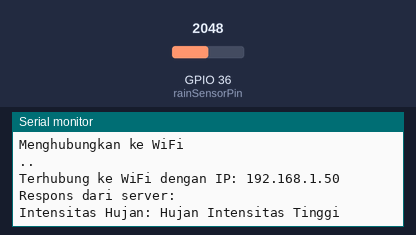
Bench run of a sketch on a simulated ESP32. On the bench: the last lines printed to the serial monitor. Inputs (shaded band) come from the test bench; at power-on: GPIO 36 (rainSensorPin) = 2048. WiFi joins after 1.5 s; servers stay silent unless stated; uploads are accepted with an empty reply.

Above: at 3.2 s.
3.3 s: GPIO 36 (rainSensorPin) set to 1936
At 8.4 s:
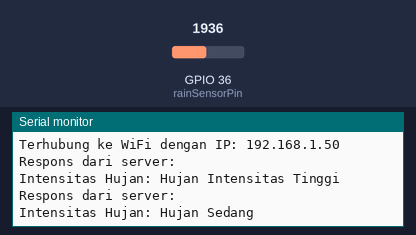
13.8 s: GPIO 36 (rainSensorPin) set to 1074
At 18.7 s:
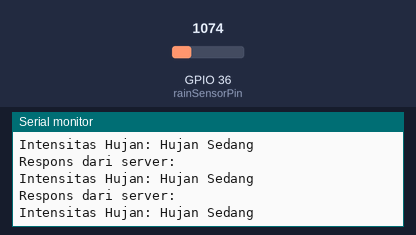
19.6 s: GPIO 36 (rainSensorPin) set to 959
At 23.9 s:
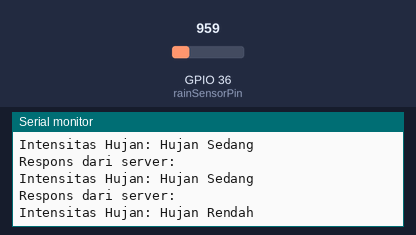
29.7 s: GPIO 36 (rainSensorPin) set to 549
At 34.3 s:
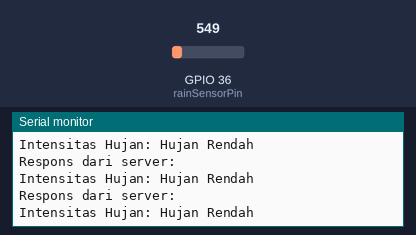
35.5 s: GPIO 36 (rainSensorPin) set to 446
At 39.4 s:
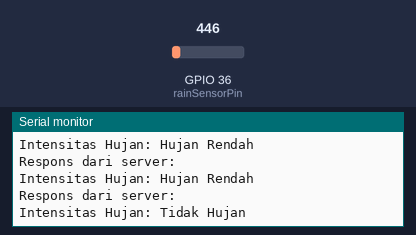

Measured:
- the behaviour switches between 2000 and 1999 on GPIO 36 (rainSensorPin) (found by bisection; images 0 and 1)
- the behaviour switches between 1000 and 999 on GPIO 36 (rainSensorPin) (found by bisection; images 2 and 3)
- the behaviour switches between 500 and 499 on GPIO 36 (rainSensorPin) (found by bisection; images 4 and 5)
- after the input at 3.3 s, the serial monitor: prints a new line after 4.1 s (image 1)
- after the input at 19.6 s, the serial monitor: prints a new line after 3.4 s (image 3)
- after the input at 35.5 s, the serial monitor: prints a new line after 3.1 s (image 5)

The sketch:

Alfanhujan.ino
```cpp
#include <WiFi.h>
#include <HTTPClient.h>

// Mengganti dengan kredensial WiFi Anda
const char* ssid = "Wifi Choi";
const char* password = "tanpapassword";

// Alamat server lokal
const char* serverName = "http://192.168.1.89:8000/api/rain";

// Pin sensor hujan
const int rainSensorPin = 36; // Analog Output (Ao) ke GPIO 36
const int rainSensorPower = 32; // VCC ke GPIO 32
const int rainSensorGround = 13; // Digital Output (Do) ke GPIO 13

void setup() {
  Serial.begin(115200);

  // Menyalakan sensor hujan
  pinMode(rainSensorPower, OUTPUT);
  digitalWrite(rainSensorPower, HIGH);
  pinMode(rainSensorGround, OUTPUT);
  digitalWrite(rainSensorGround, LOW);

  WiFi.begin(ssid, password);
  Serial.println("Menghubungkan ke WiFi");
  while (WiFi.status() != WL_CONNECTED) {
    delay(1000);
    Serial.print(".");
  }
  Serial.println("");
  Serial.print("Terhubung ke WiFi dengan IP: ");
  Serial.println(WiFi.localIP());
}

void loop() {
  // Membaca nilai sensor hujan
  int rainValue = analogRead(rainSensorPin);

  // Menentukan intensitas hujan
  String rainIntensity;
  if (rainValue < 500) {
    rainIntensity = "Tidak Hujan";
  } else if (rainValue < 1000) {
    rainIntensity = "Hujan Rendah";
  } else if (rainValue < 2000) {
    rainIntensity = "Hujan Sedang";
  } else {
    rainIntensity = "Hujan Intensitas Tinggi";
  }

  // Membuat HTTP POST request
  HTTPClient http;
  http.begin(serverName);
  http.addHeader("Content-Type", "application/json");
  String requestBody = "{\"rain_value\":" + String(rainValue) + ", \"rain_intensity\":\"" + rainIntensity + "\"}";
  int httpResponseCode = http.POST(requestBody);

  if (httpResponseCode > 0) {
    String response = http.getString();
    Serial.println("Respons dari server: " + response);
    Serial.println("Intensitas Hujan: " + rainIntensity);
  } else {
    Serial.println("Gagal mengirim data. Kode respons: " + String(httpResponseCode));
  }

  http.end();
  delay(5000); // Menunggu 5 detik sebelum mengambil data berikutnya
}
```
